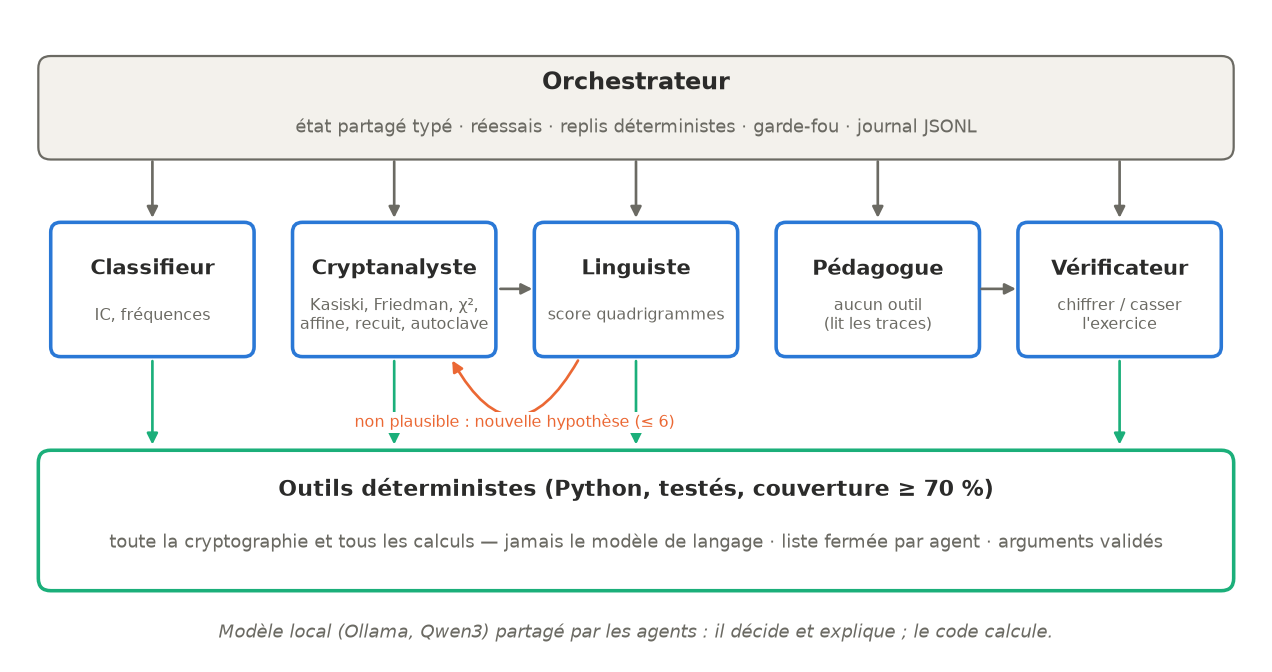
#> input picture docs/architecture.png, 1272 x 672 px
$ python video.py
#> lines starting #> are read from the running program, lines starting #| are printed output that depends on the picture
"""Vidéo de démonstration (sous-titrée) générée à partir des journaux réels de
docs/video/journaux/ et, s'il existe, de results/metrics.json.

Usage : python scripts/video.py [sortie.mp4]
Chaque scène est encodée séparément (H.264, 1280x720, 30 i/s) puis concaténée.
"""
from __future__ import annotations

import json
import re
import shutil
import subprocess
import sys
import tempfile
import textwrap
from pathlib import Path

from PIL import Image, ImageDraw, ImageFont

R = Path(__file__).resolve().parents[1]
J = R / "docs" / "video" / "journaux"
W, H = 1280, 720
F = "/usr/share/fonts/truetype/dejavu/"
POL = {k: ImageFont.truetype(F + v, s) for k, (v, s) in {
    "titre": ("DejaVuSans-Bold.ttf", 54), "sous": ("DejaVuSans.ttf", 26), "h": ("DejaVuSans-Bold.ttf", 26),
    "txt": ("DejaVuSans.ttf", 23), "petit": ("DejaVuSans.ttf", 17), "cap": ("DejaVuSans.ttf", 21),
    "capb": ("DejaVuSans-Bold.ttf", 21), "mono": ("DejaVuSansMono.ttf", 15), "monob": ("DejaVuSansMono-Bold.ttf", 15),
    "gros": ("DejaVuSans-Bold.ttf", 64), "mono18": ("DejaVuSansMono.ttf", 18)}.items()}
FOND, ENCRE, ENCRE2, BLEU, VERT, ORANGE, ROUGE = "#fbfaf7", "#1d1d1b", "#5e5d57", "#2a78d6", "#1baf7a", "#eb6834", "#c62828"
TERM, TTXT = "#101317", "#d8dee6"
SOURCE = "Rejeu de sorties réelles enregistrées sur le PC de l'auteur (Windows 11, qwen3:4b), 10/11/2026"


def base(titre: str | None = None, sombre: bool = False) -> tuple[Image.Image, ImageDraw.ImageDraw]:
#> called with sombre = False
    im = Image.new("RGB", (W, H), TERM if sombre else FOND)
    d = ImageDraw.Draw(im)
    if titre:
        d.rectangle([0, 0, W, 58], fill="#1f3556")
        d.text((28, 13), titre, font=POL["h"], fill="white")
        d.text((W - 28, 20), "Vigenère-Squad", font=POL["petit"], fill="#b9c7dc", anchor="ra")
    return im, d


def legende(d: ImageDraw.ImageDraw, texte: str, couleur: str = BLEU) -> None:
    if not texte:
        return
    d.rectangle([0, H - 92, W, H], fill="#ffffff")
    d.rectangle([0, H - 92, 8, H], fill=couleur)
    lignes = textwrap.wrap(texte, 98)[:3]
    y = H - 92 + (92 - 27 * len(lignes)) // 2
    for l in lignes:
        d.text((30, y), l, font=POL["cap"], fill=ENCRE)
        y += 27


# [25 lines left out: function terminal, not called in this run]


def diapo(titre: str, puces: list[str], note: str = "", couleur: str = BLEU, cap: str = "") -> Image.Image:
#> called with titre = 'Le problème', note = '', couleur = '#2a78d6'
    im, d = base(titre)
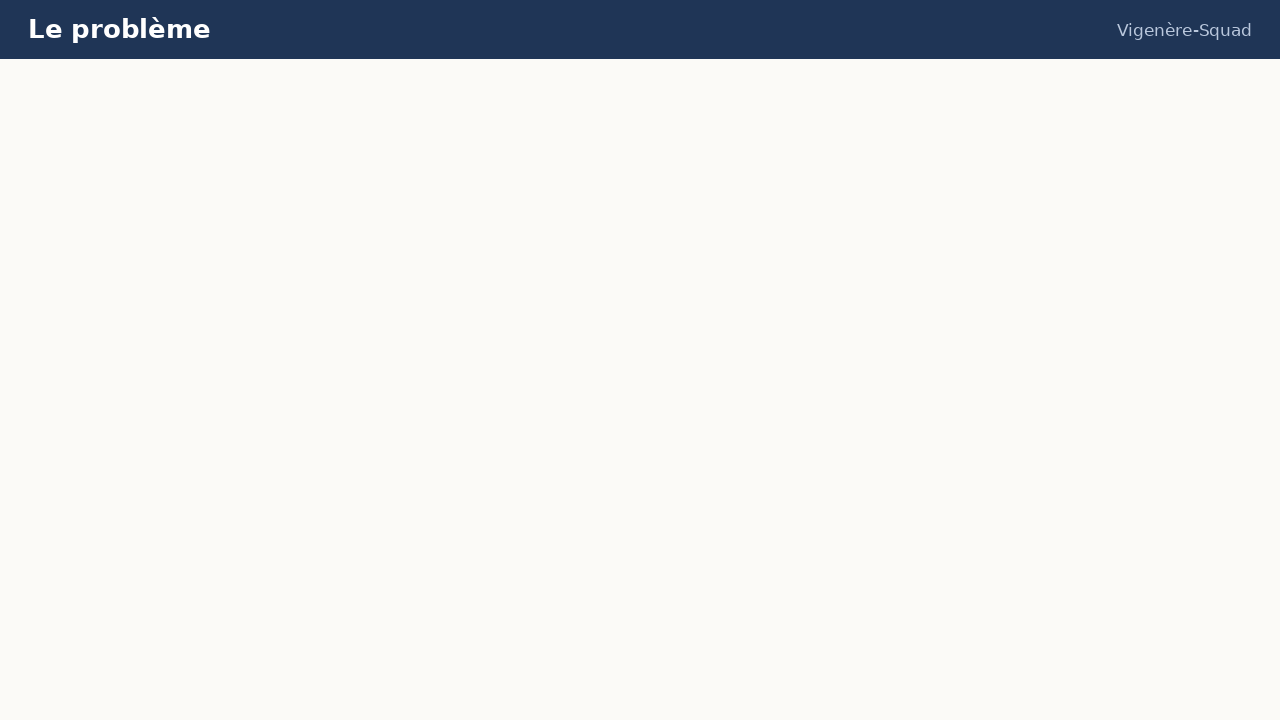
#> im: PIL image 1280x720 RGB; mean R, G, B 233.4, 234.2, 234.1
    y = 100
    for p in puces:
        for i, l in enumerate(textwrap.wrap(p, 82)):
            if i == 0:
                d.ellipse([46, y + 9, 56, y + 19], fill=couleur)
            d.text((74, y), l, font=POL["txt"], fill=ENCRE)
            y += 32
        y += 12
#> after the loop, y = 436
    if note:
        d.text((46, H - 135 if cap else H - 60), note, font=POL["petit"], fill=ENCRE2)
    legende(d, cap, couleur)
    return im


def ecran_titre() -> Image.Image:
    im, d = base()
    d.rectangle([0, 0, W, 12], fill=BLEU)
    d.text((W // 2, 210), "Vigenère-Squad", font=POL["titre"], fill=ENCRE, anchor="mm")
    d.text((W // 2, 280), "Une équipe d'agents IA qui casse les chiffrements classiques", font=POL["sous"],
           fill=ENCRE2, anchor="mm")
    d.text((W // 2, 316), "et explique sa démarche", font=POL["sous"], fill=ENCRE2, anchor="mm")
    d.text((W // 2, 392), "Le modèle de langage décide et explique ; le code calcule.", font=POL["h"],
           fill=BLEU, anchor="mm")
    d.text((W // 2, 488), "Dawid Rozanski — M1 Cybersécurité, SUP DE VINCI", font=POL["txt"], fill=ENCRE, anchor="mm")
    d.text((W // 2, 524), "Cryptographie appliquée et IA agentique — sujet n° 1", font=POL["petit"], fill=ENCRE2,
           anchor="mm")
    d.text((W // 2, 650), "github.com/drozanski75/vigenere-squad", font=POL["mono18"], fill=ENCRE2, anchor="mm")
    d.text((W // 2, 684), SOURCE, font=POL["petit"], fill=ENCRE2, anchor="mm")
    return im


def image_figure(chemin: Path, titre: str, cap: str) -> Image.Image:
    im, d = base(titre)
    fig = Image.open(chemin).convert("RGB")
    fig.thumbnail((W - 80, H - 58 - 92 - 30))
#> fig: PIL image 1022x540 RGB
    im.paste(fig, ((W - fig.width) // 2, 58 + (H - 58 - 92 - fig.height) // 2))
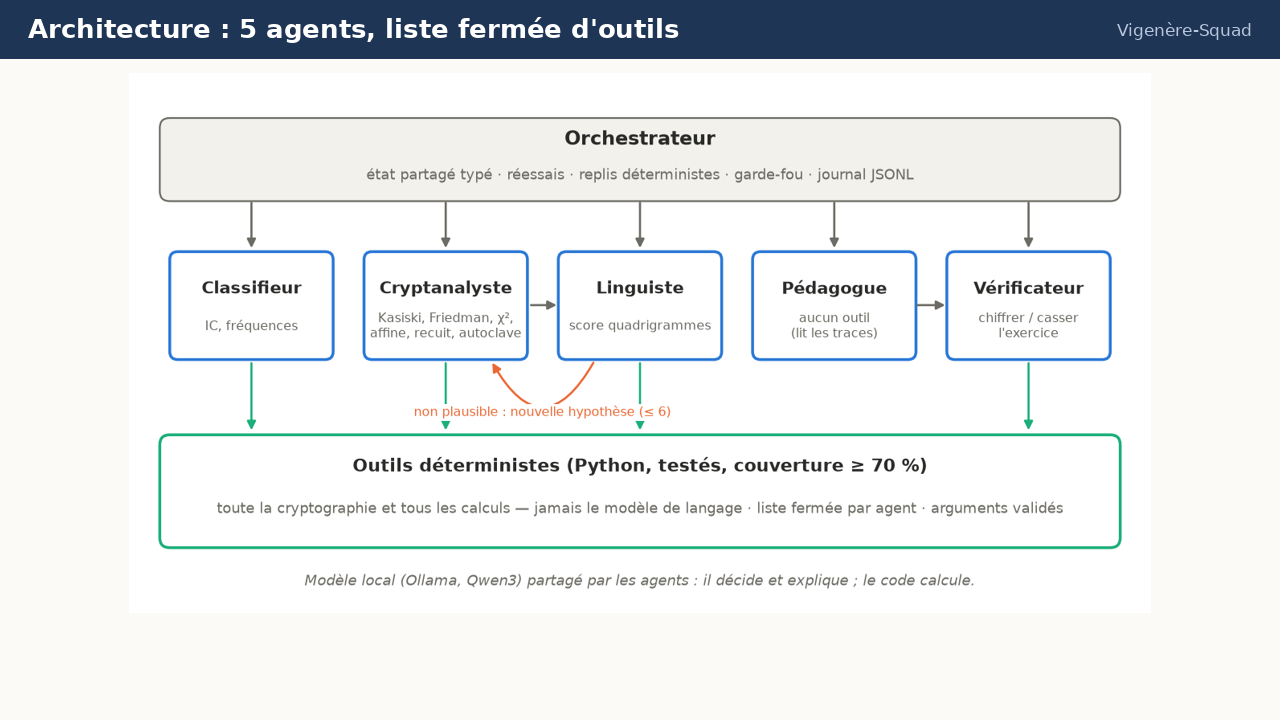
#> im: PIL image 1280x720 RGB; mean R, G, B 228.5, 231.3, 232.7
    legende(d, cap)
    return im


def lire(nom: str) -> list[str]:
#> (the run stopped early here; a loop or call above may not have finished)
